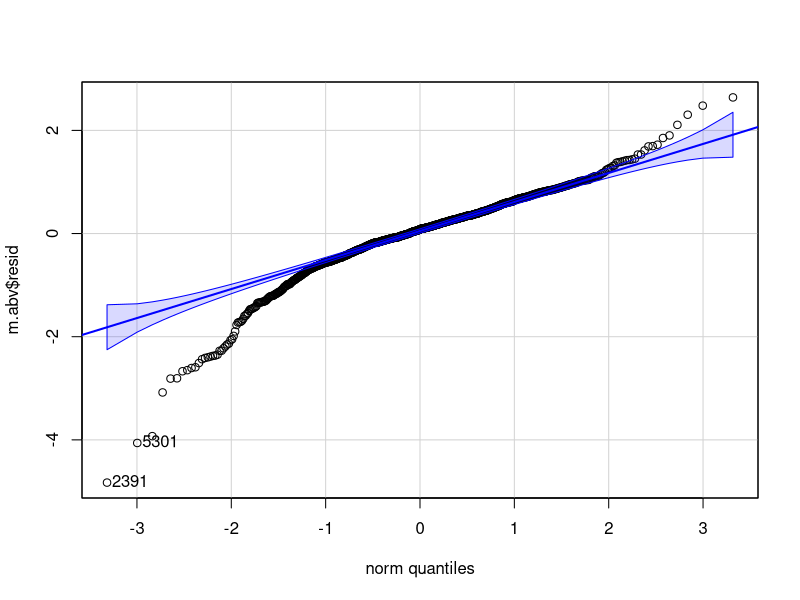
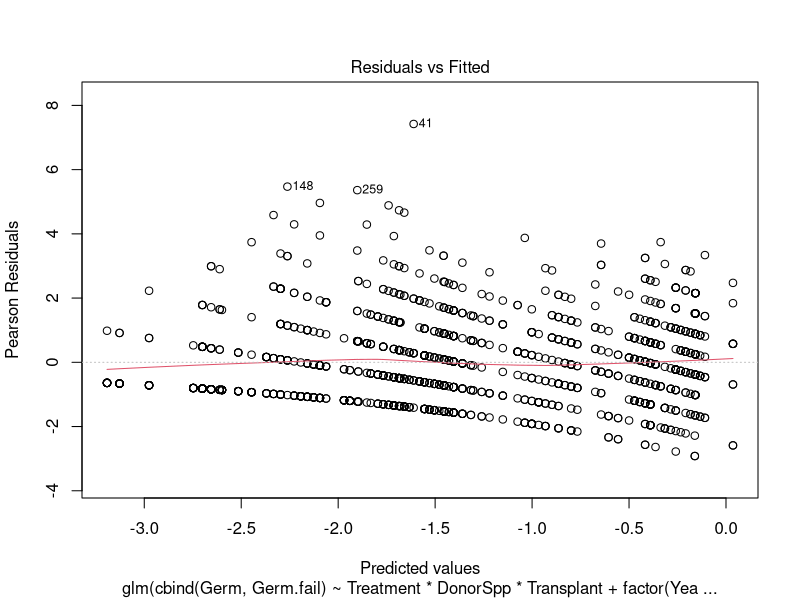
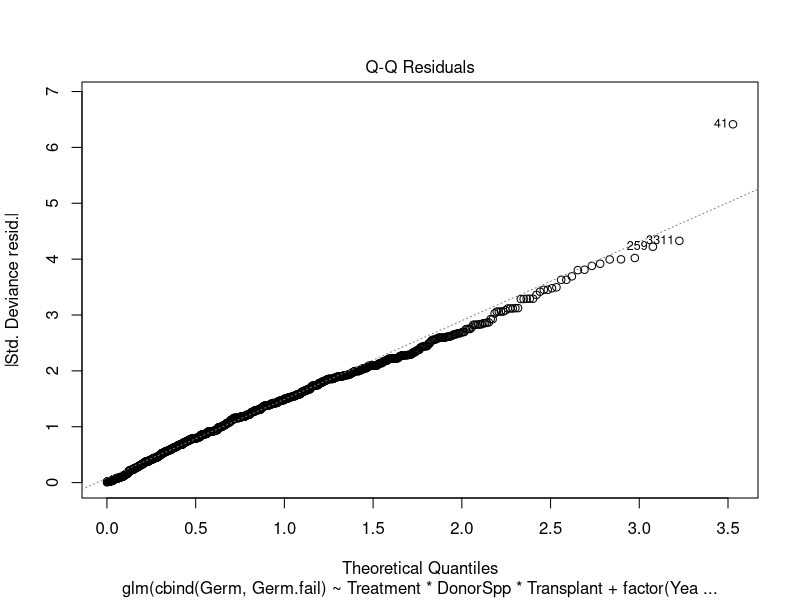
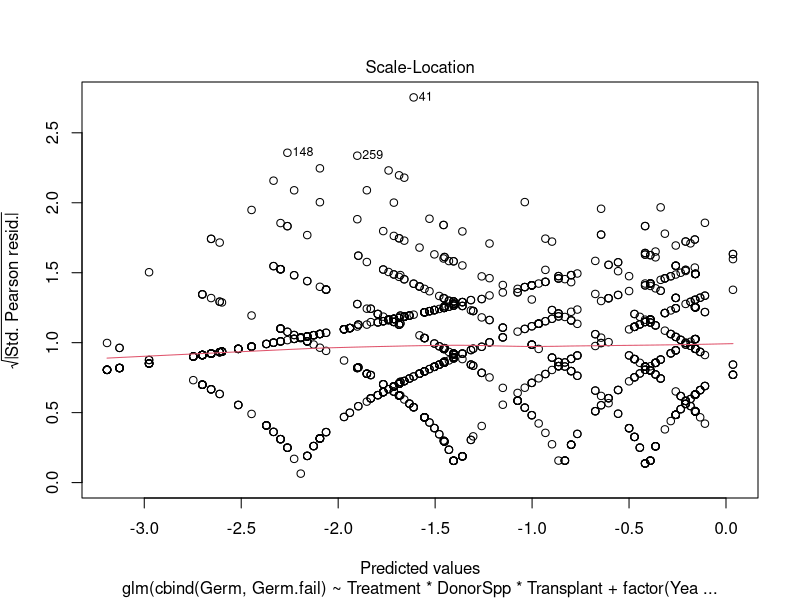
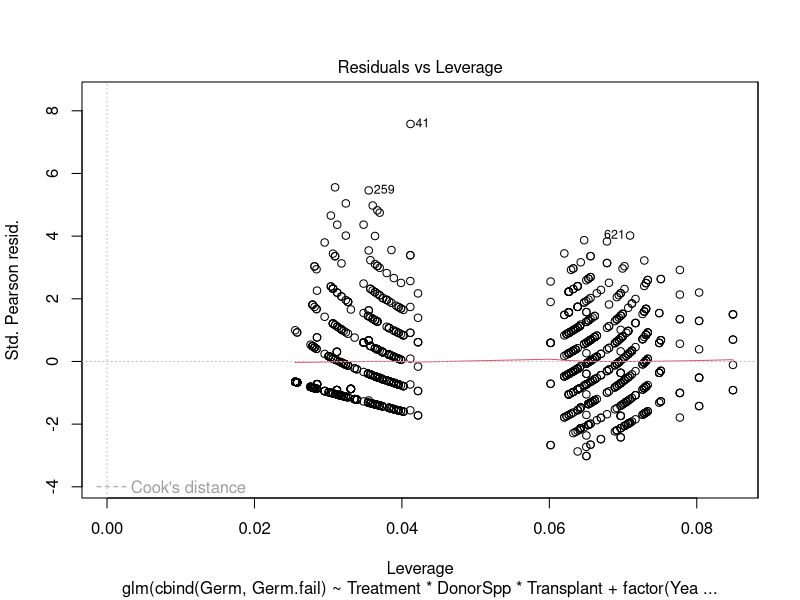
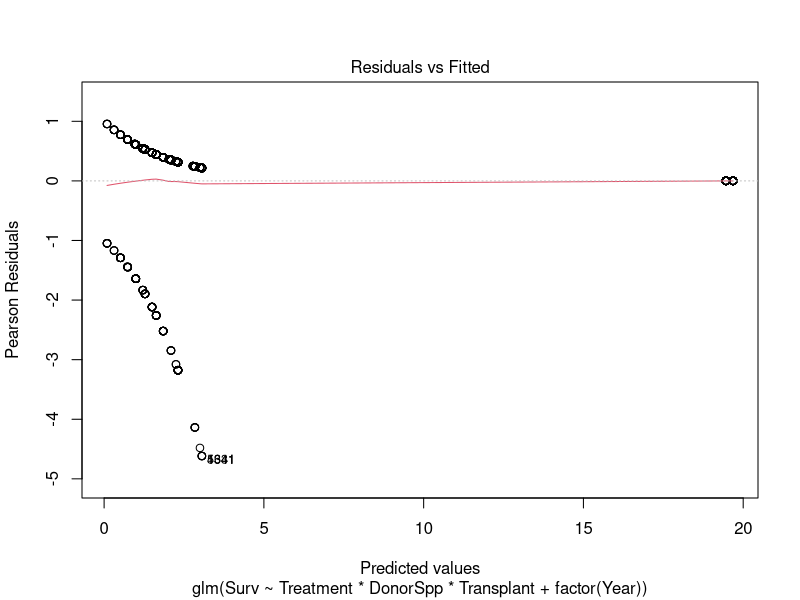
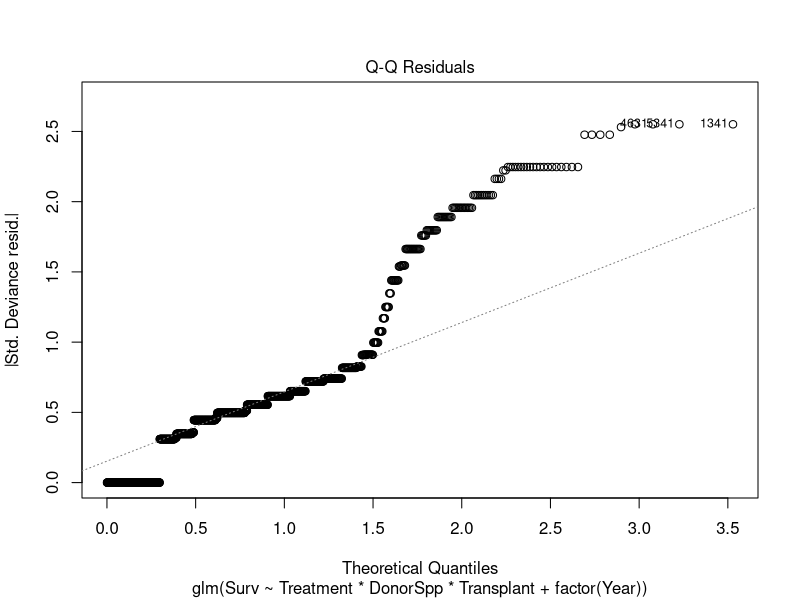
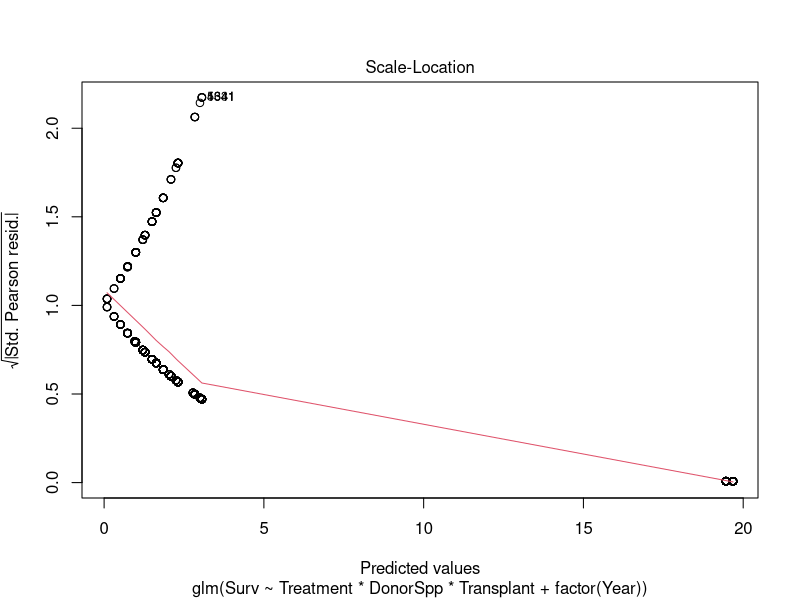

Reproduce these figures in R, in order.
############################################################
#Big global model for germ, surv, biomass                  #
#200717 AC                                                 #
############################################################

library(emmeans)
library(car)
library(lme4)
library(ggpubr)
library(cowplot)

#Load data and process ---------------------------
all2018<-read.csv("./data/Transplant data clean 190102.csv") #2018 data
all2019<-read.csv("./data/Transplant data year 2 clean 190819.csv") #2019 data

#Clean 2018 data
all2018<-all2018[-which(all2018$Treatment==""),]
all2018$Treatment <- factor(all2018$Treatment)#drop blank factor level

#Add year var and combine
all2018$Year<-rep(2018,length(all2018[,1]))
all2019$Year<-rep(2019,length(all2019[,1]))
#Annoying: the two datasets have different columns
colnames(all2018)
colnames(all2019)
combcol<-colnames(all2018)[colnames(all2018)%in%colnames(all2019)]
sub2018<-all2018[,combcol]
sub2019<-all2019[,combcol]
#Bind datasets together
all<-rbind.data.frame(sub2018,sub2019)
#Remove outlier aboveground biomass
all$Abv[which(all$Abv<0.0002)]<-NA

#Aboveground biomass global model-------------------
m.abv<-lm(log(Abv)~Treatment*DonorSpp*Transplant+factor(Year),data=all)
qqPlot(m.abv$resid)#not perfect but scedasticity is better compared to no transformation
summary(m.abv)
Anova(m.abv)#Treatment p~0, DonorSpp p<0.0001, Transplant p~0, Year p~0, Donor:Transplant p=0.00375
plotdf.abv<-summary(emmeans(m.abv,~DonorSpp|Transplant|Treatment,type = "response"))

write.csv(plotdf.abv,"./data/Growth coefficients.csv")                    
#Germination global model-------------------
#Calculate #failues
summary(all$Germ)#max is 11 
all$Germ.fail<-10-all$Germ
all$Germ.fail[which(all$Germ.fail<0)]<-0
#Fit binomial model
m.germ<-glm(cbind(Germ,Germ.fail)~Treatment*DonorSpp*Transplant+factor(Year),data=all,family="binomial")
plot(m.germ)#decent
Anova(m.germ)#Type II Chisq Analysis of Deviance test
#Treatment, Donorspp, Transplant, Year, sig. Treatment:Transplant p=0.017
summary(m.germ)
plotdf.germ<-summary(emmeans(m.germ,~DonorSpp|Transplant|Treatment,type = "response"))

#Survival global model-------------------
m.surv<-glm(Surv~Treatment*DonorSpp*Transplant+factor(Year),data=all,family="binomial")
plot(m.surv)#hard to interpret
summary(m.surv)#hard to interpret
Anova(m.surv)#Chi-sq should still apply. Transplant sig.
#warning message about fitted prob 0/1, understandable since surv probs generally high
plotdf.surv<-summary(emmeans(m.surv,~DonorSpp|Transplant|Treatment,type = "response"))

#Make big multi-panel of all results----------------
#Make Intra/Inter label
plotdf.abv$Type<-NA
plotdf.abv$Type[which(as.character(plotdf.abv$DonorSpp)!=as.character(plotdf.abv$Transplant))]<-"Inter"
plotdf.abv$Type[which(as.character(plotdf.abv$DonorSpp)==as.character(plotdf.abv$Transplant))]<-"Intra"
plotdf.abv$Type <- factor(plotdf.abv$Type, levels=c("Intra", "Inter"))#Flip the order of factors for easier visualization
plotdf.abv$Treatment <- factor(plotdf.abv$Treatment, levels=c("Control", "Feedback","Exclusion"))#Flip the order of factors for easier visualization
plotdf.surv$Type<-NA
plotdf.surv$Type[which(as.character(plotdf.surv$DonorSpp)!=as.character(plotdf.surv$Transplant))]<-"Inter"
plotdf.surv$Type[which(as.character(plotdf.surv$DonorSpp)==as.character(plotdf.surv$Transplant))]<-"Intra"
plotdf.surv$Type <- factor(plotdf.surv$Type, levels=c("Intra", "Inter"))#Flip the order of factors for easier visualization
plotdf.surv$Treatment <- factor(plotdf.surv$Treatment, levels=c("Control", "Feedback","Exclusion"))#Flip the order of factors for easier visualization
plotdf.germ$Type<-NA
plotdf.germ$Type[which(as.character(plotdf.germ$DonorSpp)!=as.character(plotdf.germ$Transplant))]<-"Inter"
plotdf.germ$Type[which(as.character(plotdf.germ$DonorSpp)==as.character(plotdf.germ$Transplant))]<-"Intra"
plotdf.germ$Type <- factor(plotdf.germ$Type, levels=c("Intra", "Inter"))#Flip the order of factors for easier visualization
plotdf.germ$Treatment <- factor(plotdf.germ$Treatment, levels=c("Control", "Feedback","Exclusion"))#Flip the order of factors for easier visualization

#Make subplots
abv<-ggplot(data=plotdf.abv, aes(x=Type, y=response, color=Treatment, shape=DonorSpp))+
  facet_wrap(~Transplant,nrow=1)+
  geom_pointrange(aes(ymin=response-SE, ymax=response+SE)
                  , position = position_dodge(width = 1))+  
  scale_color_manual(values=c("#E69F00", "#56B4E9", "#009E73"))+
  scale_shape_discrete(name="Microsite")+
  xlab("Soil environment")+ylab("Aboveground biomass (g)")+
  geom_vline(xintercept=1.5,color="black",linetype="dashed")+
  theme_bw()+
  theme(legend.position = "none",
        panel.grid.major = element_blank(),panel.grid.minor = element_blank())
abv

surv<-ggplot(data=plotdf.surv, aes(x=Type, y=prob, color=Treatment, shape=DonorSpp))+
  facet_wrap(~Transplant,nrow=1)+
  geom_pointrange(aes(ymin=prob-SE, ymax=prob+SE)
                  , position = position_dodge(width = 1))+  
  scale_color_manual(values=c("#E69F00", "#56B4E9", "#009E73"))+
  scale_shape_discrete(name="Microsite")+
  ylim(0,1)+
  xlab("Soil environment")+ylab("Survival probability")+
  geom_vline(xintercept=1.5,color="black",linetype="dashed")+
  theme_bw()+
  theme(legend.position = "none",
        panel.grid.major = element_blank(),panel.grid.minor = element_blank())
surv

germ<-ggplot(data=plotdf.germ, aes(x=Type, y=prob, color=Treatment, shape=DonorSpp))+
  facet_wrap(~Transplant,nrow=1)+
  geom_pointrange(aes(ymin=prob-SE, ymax=prob+SE)
                  , position = position_dodge(width = 1))+  
  scale_color_manual(values=c("#E69F00", "#56B4E9", "#009E73"))+
  scale_shape_discrete(name="Microsite")+
  xlab("Soil environment")+ylab("Germination probability")+
  geom_vline(xintercept=1.5,color="black",linetype="dashed")+
  theme_bw()+
  theme(legend.position = "none",
        panel.grid.major = element_blank(),panel.grid.minor = element_blank())
germ

ggarrange(germ, surv, abv, ncol = 1, nrow = 3, align = "v",labels = c("A", "B","C"),
          common.legend = TRUE, legend = "right")

#Alternative multi=panel plot with better spacing and annotations------------------
#Make Intra/Inter label
plotdf.abv$Type<-NA
plotdf.abv$Type[which(as.character(plotdf.abv$DonorSpp)!=as.character(plotdf.abv$Transplant))]<-"Inter"
plotdf.abv$Type[which(as.character(plotdf.abv$DonorSpp)==as.character(plotdf.abv$Transplant))]<-"Intra"
plotdf.abv$Type <- factor(plotdf.abv$Type, levels=c("Intra", "Inter"))#Flip the order of factors for easier visualization
plotdf.abv$Treatment <- factor(plotdf.abv$Treatment, levels=c("Control", "Feedback","Exclusion"))#Flip the order of factors for easier visualization
plotdf.surv$Type<-NA
plotdf.surv$Type[which(as.character(plotdf.surv$DonorSpp)!=as.character(plotdf.surv$Transplant))]<-"Inter"
plotdf.surv$Type[which(as.character(plotdf.surv$DonorSpp)==as.character(plotdf.surv$Transplant))]<-"Intra"
plotdf.surv$Type <- factor(plotdf.surv$Type, levels=c("Intra", "Inter"))#Flip the order of factors for easier visualization
plotdf.surv$Treatment <- factor(plotdf.surv$Treatment, levels=c("Control", "Feedback","Exclusion"))#Flip the order of factors for easier visualization
plotdf.germ$Type<-NA
plotdf.germ$Type[which(as.character(plotdf.germ$DonorSpp)!=as.character(plotdf.germ$Transplant))]<-"Inter"
plotdf.germ$Type[which(as.character(plotdf.germ$DonorSpp)==as.character(plotdf.germ$Transplant))]<-"Intra"
plotdf.germ$Type <- factor(plotdf.germ$Type, levels=c("Intra", "Inter"))#Flip the order of factors for easier visualization
plotdf.germ$Treatment <- factor(plotdf.germ$Treatment, levels=c("Control", "Feedback","Exclusion"))#Flip the order of factors for easier visualization

#Abv
plotdf.abv$plotX<-paste(plotdf.abv$Type,plotdf.abv$DonorSpp)
plotdf.abv$plotX <- factor(plotdf.abv$plotX, 
                           levels=c("Intra ARTR", "Intra HECO","Intra POSE","Intra PSSP",
                                    "Inter ARTR", "Inter BARE", "Inter HECO", "Inter POSE", "Inter PSSP"))#Flip the order of factors for easier visualization
abv<-ggplot(data=plotdf.abv, aes(x=plotX, y=response, color=Treatment, shape=DonorSpp))+
  facet_grid(~Transplant,scales="free_x")+
  geom_pointrange(aes(ymin=response-SE, ymax=response+SE)
                  , position = position_dodge(width = 1))+  
  scale_color_manual(values=c("#E69F00", "#56B4E9", "#009E73"))+
  scale_shape_discrete(name="Microsite")+
  xlab("\n Soil environment")+ylab("Aboveground biomass (g)")+
  geom_vline(xintercept=1.5,color="black",linetype="dashed")+
  theme_bw()+
  theme(legend.position = "none",
        panel.grid.major = element_blank(),panel.grid.minor = element_blank(),
        axis.text.x=element_blank(), axis.ticks.x=element_blank())
abvp<-abv+coord_cartesian(clip = "off") + # allows plotting anywhere on the canvas
  draw_label("Intra", x = 1, y = -0.012, size=10)+
  draw_label("Inter", x = 3.5, y = -0.012, size=10)

#Surv
plotdf.surv$plotX<-paste(plotdf.surv$Type,plotdf.surv$DonorSpp)
plotdf.surv$plotX <- factor(plotdf.surv$plotX, 
                           levels=c("Intra ARTR", "Intra HECO","Intra POSE","Intra PSSP",
                                    "Inter ARTR", "Inter BARE", "Inter HECO", "Inter POSE", "Inter PSSP"))#Flip the order of factors for easier visualization
surv<-ggplot(data=plotdf.surv, aes(x=plotX, y=prob, color=Treatment, shape=DonorSpp))+
  facet_grid(~Transplant,scales="free_x")+
  geom_pointrange(aes(ymin=prob-SE, ymax=prob+SE)
                  , position = position_dodge(width = 1))+  
  scale_color_manual(values=c("#E69F00", "#56B4E9", "#009E73"))+
  scale_shape_discrete(name="Microsite")+
  xlab("\n Soil environment")+ylab("Survival probability")+
  geom_vline(xintercept=1.5,color="black",linetype="dashed")+
  ylim(0,1.05)+
  theme_bw()+
  theme(legend.position = "none",
        panel.grid.major = element_blank(),panel.grid.minor = element_blank(),
        axis.text.x=element_blank(), axis.ticks.x=element_blank())
survp<-surv+coord_cartesian(clip = "off") + # allows plotting anywhere on the canvas
  draw_label("Intra", x = 1, y = -0.08, size=10)+
  draw_label("Inter", x = 3.5, y = -0.08, size=10)

#Germ
plotdf.germ$plotX<-paste(plotdf.germ$Type,plotdf.germ$DonorSpp)
plotdf.germ$plotX <- factor(plotdf.germ$plotX, 
                            levels=c("Intra ARTR", "Intra HECO","Intra POSE","Intra PSSP",
                                     "Inter ARTR", "Inter BARE", "Inter HECO", "Inter POSE", "Inter PSSP"))#Flip the order of factors for easier visualization
germ<-ggplot(data=plotdf.germ, aes(x=plotX, y=prob, color=Treatment, shape=DonorSpp))+
  facet_grid(~Transplant,scales="free_x")+
  geom_pointrange(aes(ymin=prob-SE, ymax=prob+SE)
                  , position = position_dodge(width = 1))+  
  scale_color_manual(values=c("#E69F00", "#56B4E9", "#009E73"))+
  scale_shape_discrete(name="Microsite")+
  xlab("\n Soil environment")+ylab("Germination probability")+
  geom_vline(xintercept=1.5,color="black",linetype="dashed")+
  theme_bw()+
  ylim(0,0.4)+
  theme(legend.position = "none",
        panel.grid.major = element_blank(),panel.grid.minor = element_blank(),
        axis.text.x=element_blank(), axis.ticks.x=element_blank())
germp<-germ+coord_cartesian(clip = "off") + # allows plotting anywhere on the canvas
  draw_label("Intra", x = 1, y = -0.03, size=10)+
  draw_label("Inter", x = 3.5, y = -0.03, size=10)

#Plot together
ggarrange(germp, survp, abvp, ncol = 1, nrow = 3, align = "v",labels = c("A", "B","C"),
          common.legend = TRUE, legend = "right")
